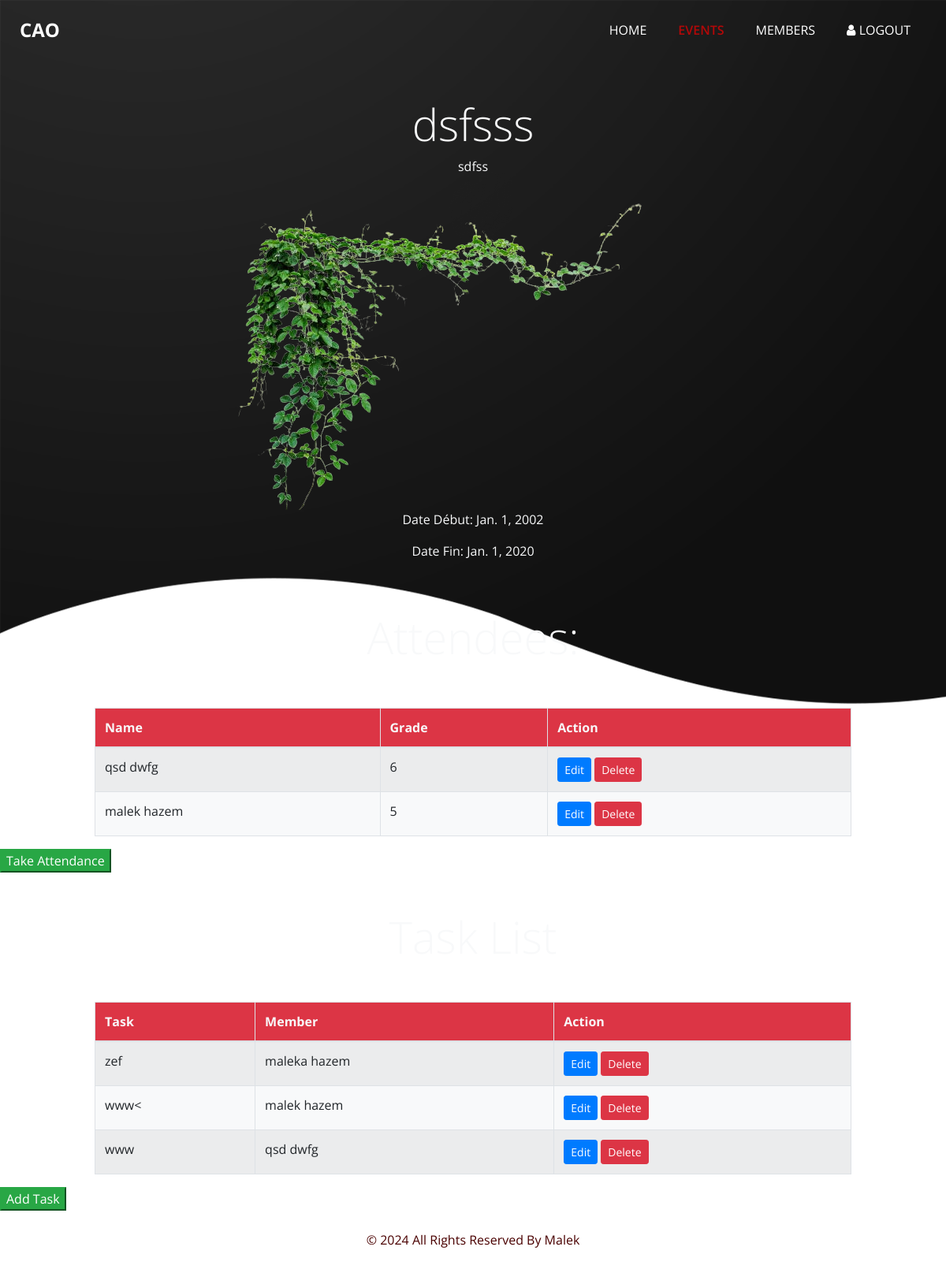
/event_details/1, run on the app's committed database.
### manage_club/models.py (models this page shows, shortened)
class Event(models.Model):
    title = models.CharField(max_length=200)
    description = models.TextField()
    photo = models.ImageField(upload_to='events/')
    dateD = models.DateField()
    dateF = models.DateField()
    class Meta:
        db_table = "event"

class Attendance(models.Model):
    event = models.ForeignKey(Event, on_delete=models.CASCADE)
    member = models.ForeignKey(Member, on_delete=models.CASCADE)
    grade = models.IntegerField(default=0)
    class Meta:
        db_table = "attendance"

class Member(models.Model):
    mFname = models.CharField(max_length=200)
    mLname = models.CharField(max_length=200)
    memail = models.EmailField(max_length=200)
    mphone = models.CharField(max_length=200)
    mdep = models.CharField(max_length=200)
    class Meta:
        db_table = "member"

class Task(models.Model):
    title = models.CharField(max_length=200)
    event = models.ForeignKey(Event, on_delete=models.CASCADE)
    member = models.ForeignKey(Member, on_delete=models.CASCADE)
    class Meta:
        db_table = "task"

### manage_club/views.py (the view)
# urls.py: path('event_details/<int:id>', views.event_details, name='event_details'),
def event_details(request, id):
    event = get_object_or_404(Event, id=id)
    attendees = event.attendance_set.all()
    tasks = Task.objects.filter(event=event)
    return render(request, 'event_details.html', {'event': event, 'attendees': attendees, 'tasks': tasks})

### manage_club/templates/event_details.html (shortened to what this page needs)
{% extends 'layout.html' %}
{% block body %}
{% load static %}
<div class="hero_area">
  <div class="hero_bg_box">
    <div class="bg_img_box">
    </div>
  </div>
  <header class="header_section">
    <div class="container-fluid">
      <nav class="navbar navbar-expand-lg custom_nav-container ">
        <a class="navbar-brand" href="index.html">
          <span>
            CAO
          </span>
        </a>
        <div class="collapse navbar-collapse" id="navbarSupportedContent">
          <ul class="navbar-nav  ">
              <li class="nav-item">
                <a class="nav-link" href="/loginaction/">Home <span class="sr-only">(current)</span></a>
              </li>
              <li class="nav-item active">
                <a class="nav-link" href="/events/"> Events</a>
              </li>
              <li class="nav-item">
                <a class="nav-link" href="/members/">Members</a>
              </li>
            <li class="nav-item">
              <a class="nav-link" href="/"> <i class="fa fa-user" aria-hidden="true"></i> Logout</a>
            </li>
          </ul>
        </div>
      </nav>
    </div>
  </header>
<div class="container text-center mt-5 text-light">
  <h1 class="display-4 ">{{ event.title }}</h1>
<p>{{ event.description }}</p>
<img src="{{ event.photo.url }}" alt="{{ event.title }} Photo">
<p>Date Début: {{ event.dateD }}</p>
<p>Date Fin: {{ event.dateF }}</p>
</div>
{% if attendees %}
<div class="container text-center mt-5">
  <h2 class="display-4 text-light">Attendees:</h2>
</div>
    <div class="table-responsive mt-5">
      <table class="table table-striped table-bordered table-hover mx-auto" style="width: 80%;">
        <thead class="bg-danger text-light">
            <tr>
                <th>Name</th>
                <th>Grade</th>
                <th>Action</th>
            </tr>
          </thead>
          <tbody class="thead-light bg-light">
            {% for attendee in attendees %}
                {% if attendee.event.title == event.title %}
                    <tr>
                        <td>{{ attendee.member.mFname }} {{ attendee.member.mLname }}</td>
                        <td>{{ attendee.grade }}</td>
                        <td><a href="/edit_attendance/{{ attendee.id }}" class="btn btn-primary btn-sm">Edit</a>
                            <a href="/delete/{{ attendee.id }}" class="btn btn-danger btn-sm">Delete</a>
                        </td>
                    </tr>
                {% endif %}
            {% endfor %}
        </tbody>
    </table>
{% else %}
    <p>No attendees for this event yet.</p>
{% endif %}
<a href="{% url 'take_attendance' event.id %}"><button class="btn-success">Take Attendance</button></a>
<div class="container text-center mt-5">
  <h2 class="display-4 text-light">Task List</h2>
</div>
    <div class="table-responsive mt-5">
      <table class="table table-striped table-bordered table-hover mx-auto" style="width: 80%;">
        <thead class="bg-danger text-light">
            <tr>
                <th>Task</th>
                <th> Member</th>
                <th>Action</th>
            </tr>
        </thead>
        <tbody class="thead-light bg-light">
            {% for task in tasks %}
                {% if task.event.title == event.title %}
                    <tr>
                        <td>{{ task.title }}</td>
                        <td>{{ task.member.mFname }} {{ task.member.mLname }}</td>
                        <td><a href="/edit/{{ task.id }}" class="btn btn-primary btn-sm">Edit</a>
                            <a href="/delete/{{ task.id }}" class="btn btn-danger btn-sm">Delete</a>
                        </td>
                    </tr>
                {% endif %}
            {% endfor %}
        </tbody>
    </table>
<a href="{% url 'create_task' event.id %}"><button class="btn-success">Add Task</button></a>
{% endblock %}

### manage_club/static/css/style.css (style rules this page uses)
body { font-family: "Open Sans", sans-serif; color: #0c0c0c; background-color: #ffffff; overflow-x: hidden; }
a, a:hover, a:focus { text-decoration: none; }
.btn, .btn:focus { outline: none !important; -webkit-box-shadow: none; box-shadow: none; }
.hero_area { position: relative; min-height: 100vh; display: -webkit-box; display: -ms-flexbox; display: flex; -webkit-box-orient: vertical; -webkit-box-direction: normal; -ms-flex-direction: column; flex-direction: column; }
.hero_area .hero_bg_box { position: absolute; top: 0; left: 0; width: 100%; height: 100%; display: -webkit-box; display: -ms-flexbox; display: flex; -webkit-box-pack: center; -ms-flex-pack: center; justify-content: center; -webkit-box-align: end; -ms-flex-align: end; align-items: flex-end; overflow: hidden; z-index: -1; }
.hero_area .hero_bg_box .bg_img_box { min-width: 100%; min-height: 100%; }
.header_section { padding: 15px 0; }
.header_section .container-fluid { padding-right: 25px; padding-left: 25px; }
.navbar-brand span { font-weight: bold; font-size: 24px; color: #ffffff; }
.custom_nav-container { padding: 0; }
.custom_nav-container .navbar-nav { margin-left: auto; }
.custom_nav-container .navbar-nav .nav-item .nav-link { padding: 5px 20px; color: #ffffff; text-align: center; text-transform: uppercase; border-radius: 5px; -webkit-transition: all 0.3s; transition: all 0.3s; }
.custom_nav-container .navbar-nav .nav-item:hover .nav-link, .custom_nav-container .navbar-nav .nav-item.active .nav-link { color: #b30808; }
.custom_nav-container .navbar-nav .nav-item.active .nav-link { font-weight: 600; }

### manage_club/static/css/responsive.css (style rules this page uses)
@media (min-width: 1200px) { .container { max-width: 1170px; } }

### data on the page
Event: title "dsfsss", description "sdfss", photo (picture), dateD "Jan. 1, 2002", dateF "Jan. 1, 2020"
Attendance: member.mFname "qsd", member.mLname "dwfg", grade "6"
Attendance: member.mFname "malek", member.mLname "hazem", grade "5"
Task: title "zef", member.mFname "maleka", member.mLname "hazem"
Task: title "www<", member.mFname "malek", member.mLname "hazem"
Task: title "www", member.mFname "qsd", member.mLname "dwfg"
